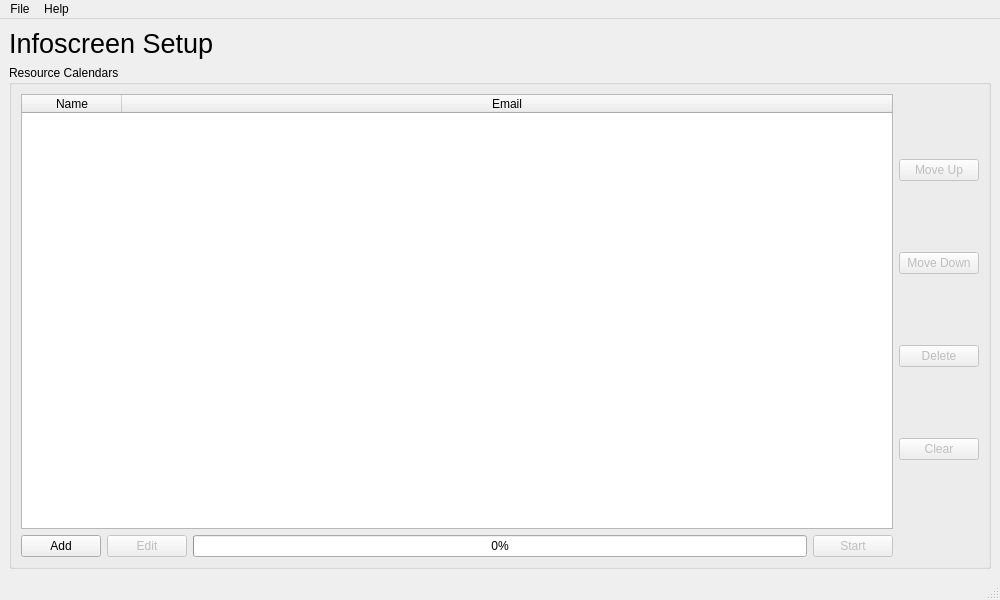
<?xml version="1.0" encoding="UTF-8"?>
<ui version="4.0">
 <class>InfoScreen_Window</class>
 <widget class="QMainWindow" name="InfoScreen_Window">
  <property name="geometry">
   <rect>
    <x>0</x>
    <y>0</y>
    <width>1000</width>
    <height>600</height>
   </rect>
  </property>
  <property name="windowTitle">
   <string>Infoscreen Setup</string>
  </property>
  <widget class="QWidget" name="centralwidget">
   <layout class="QVBoxLayout" name="verticalLayout_3">
    <item>
     <layout class="QGridLayout" name="gridLayout">
      <item row="1" column="0">
       <widget class="QGroupBox" name="groupBox">
        <property name="title">
         <string>Resource Calendars</string>
        </property>
        <layout class="QGridLayout" name="gridLayout_2">
         <item row="1" column="0">
          <layout class="QHBoxLayout" name="horizontalLayout">
           <item>
            <widget class="QPushButton" name="btnAdd">
             <property name="text">
              <string>Add</string>
             </property>
            </widget>
           </item>
           <item>
            <widget class="QPushButton" name="btnEdit">
             <property name="enabled">
              <bool>false</bool>
             </property>
             <property name="text">
              <string>Edit</string>
             </property>
            </widget>
           </item>
           <item>
            <widget class="QProgressBar" name="progressBar">
             <property name="value">
              <number>0</number>
             </property>
            </widget>
           </item>
           <item>
            <widget class="QPushButton" name="btnStart">
             <property name="enabled">
              <bool>false</bool>
             </property>
             <property name="text">
              <string>Start</string>
             </property>
            </widget>
           </item>
          </layout>
         </item>
         <item row="0" column="1">
          <layout class="QVBoxLayout" name="verticalLayout">
           <item>
            <widget class="QPushButton" name="btnMoveUp">
             <property name="enabled">
              <bool>false</bool>
             </property>
             <property name="text">
              <string>Move Up</string>
             </property>
            </widget>
           </item>
           <item>
            <widget class="QPushButton" name="btnMoveDown">
             <property name="enabled">
              <bool>false</bool>
             </property>
             <property name="text">
              <string>Move Down</string>
             </property>
            </widget>
           </item>
           <item>
            <widget class="QPushButton" name="btnDelete">
             <property name="enabled">
              <bool>false</bool>
             </property>
             <property name="text">
              <string>Delete</string>
             </property>
            </widget>
           </item>
           <item>
            <widget class="QPushButton" name="btnClear">
             <property name="enabled">
              <bool>false</bool>
             </property>
             <property name="text">
              <string>Clear</string>
             </property>
            </widget>
           </item>
          </layout>
         </item>
         <item row="0" column="0">
          <widget class="QTableWidget" name="table">
           <property name="showGrid">
            <bool>true</bool>
           </property>
           <property name="sortingEnabled">
            <bool>true</bool>
           </property>
           <attribute name="horizontalHeaderStretchLastSection">
            <bool>true</bool>
           </attribute>
           <attribute name="verticalHeaderCascadingSectionResizes">
            <bool>false</bool>
           </attribute>
           <column>
            <property name="text">
             <string>Name</string>
            </property>
           </column>
           <column>
            <property name="text">
             <string>Email</string>
            </property>
           </column>
          </widget>
         </item>
        </layout>
       </widget>
      </item>
      <item row="0" column="0">
       <widget class="QLabel" name="lblInfoScreen">
        <property name="font">
         <font>
          <family>Segoe UI</family>
          <pointsize>20</pointsize>
         </font>
        </property>
        <property name="text">
         <string>Infoscreen Setup</string>
        </property>
       </widget>
      </item>
     </layout>
    </item>
   </layout>
  </widget>
  <widget class="QMenuBar" name="menubar">
   <property name="geometry">
    <rect>
     <x>0</x>
     <y>0</y>
     <width>1000</width>
     <height>26</height>
    </rect>
   </property>
   <widget class="QMenu" name="menuFile">
    <property name="title">
     <string>File</string>
    </property>
    <addaction name="actionLoad"/>
    <addaction name="actionSave"/>
    <addaction name="actionPreferences"/>
    <addaction name="actionClose"/>
   </widget>
   <widget class="QMenu" name="menuHelp">
    <property name="title">
     <string>Help</string>
    </property>
    <addaction name="actionAbout"/>
   </widget>
   <addaction name="menuFile"/>
   <addaction name="menuHelp"/>
  </widget>
  <widget class="QStatusBar" name="statusbar"/>
  <action name="actionLoad">
   <property name="text">
    <string>Load config...</string>
   </property>
  </action>
  <action name="actionSave">
   <property name="text">
    <string>Save config...</string>
   </property>
  </action>
  <action name="actionPreferences">
   <property name="text">
    <string>Preferences</string>
   </property>
  </action>
  <action name="actionClose">
   <property name="text">
    <string>Close</string>
   </property>
  </action>
  <action name="actionAbout">
   <property name="text">
    <string>About</string>
   </property>
  </action>
 </widget>
 <tabstops>
  <tabstop>btnAdd</tabstop>
  <tabstop>btnEdit</tabstop>
  <tabstop>btnStart</tabstop>
  <tabstop>btnMoveUp</tabstop>
  <tabstop>btnMoveDown</tabstop>
  <tabstop>btnDelete</tabstop>
  <tabstop>btnClear</tabstop>
  <tabstop>table</tabstop>
 </tabstops>
 <resources/>
 <connections/>
</ui>
